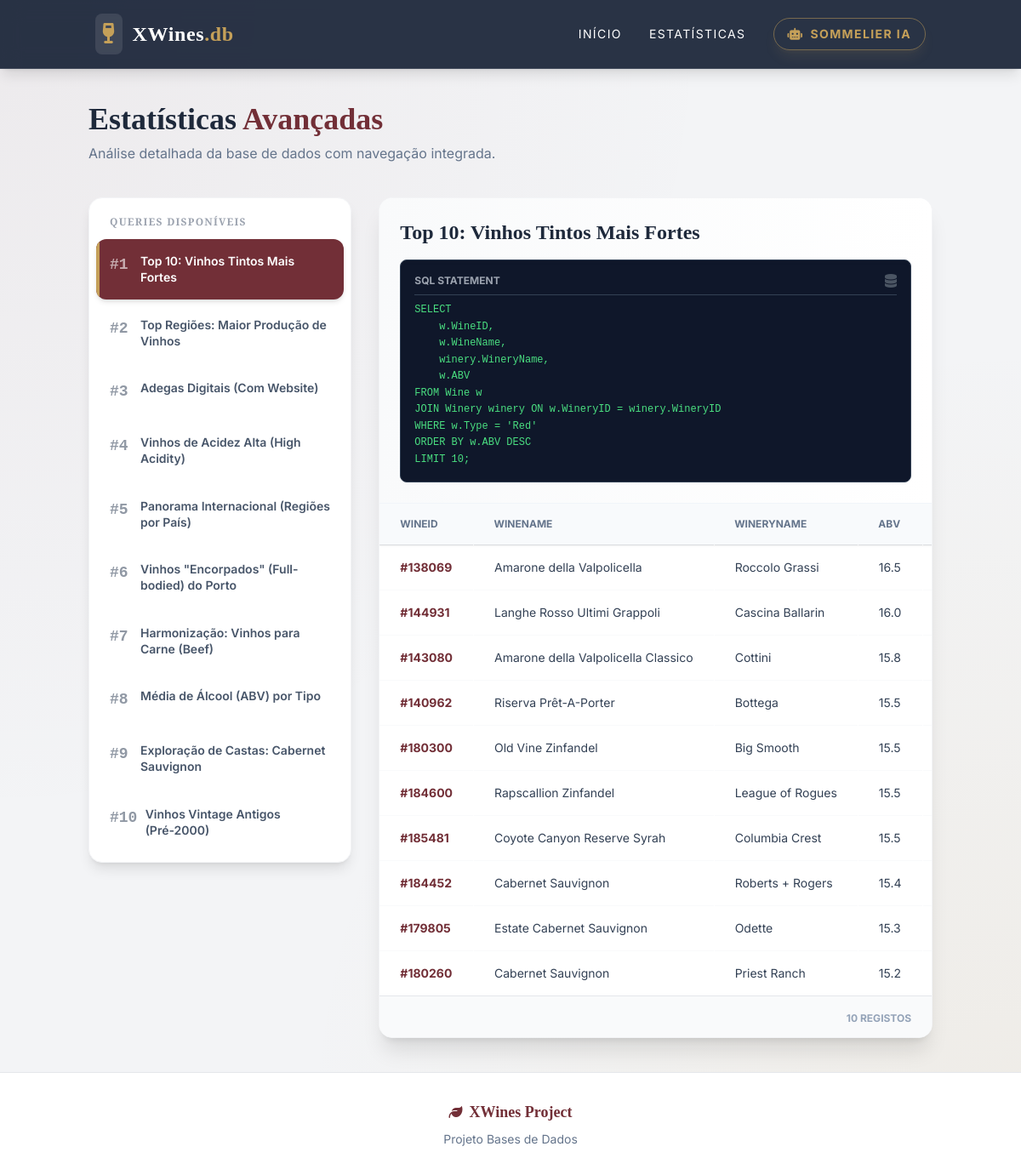
Screenshot of /queries/1 with the database file from the repository.
### tables this page shows
CREATE TABLE Wine (
        WineID INTEGER PRIMARY KEY,
        WineName TEXT,
        Type TEXT,
        Elaborate TEXT,
        Body TEXT,
        Acidity TEXT,
        ABV REAL,
        WineryID INTEGER,
        RegionID INTEGER,
        FOREIGN KEY (WineryID) REFERENCES Winery(WineryID),
        FOREIGN KEY (RegionID) REFERENCES Region(RegionID)
    );

CREATE TABLE Winery (
        WineryID INTEGER PRIMARY KEY,
        WineryName TEXT,
        Website TEXT
    );

### app.py (the view)
@app.route('/queries/')
@app.route('/queries/<query_id>')
def queries(query_id=None):
    results = None
    active_query = None
    if query_id and query_id in QUERIES:
        db = get_db()
        cur = db.execute(QUERIES[query_id]['sql'])
        results = cur.fetchall()
        active_query = QUERIES[query_id]
    return render_template('queries.html', queries=QUERIES, active_id=query_id, active_query=active_query, results=results)

### db.py (called while the page is built)
def get_db():
    db = getattr(g, '_database', None)
    if db is None:
        if not os.path.exists(DATABASE):
            alt_path = os.path.join('app', DATABASE)
            if os.path.exists(alt_path):
                db_path = alt_path
            else:
                db_path = DATABASE
        else:
            db_path = DATABASE
        db = g._database = sqlite3.connect(db_path)
        db.row_factory = sqlite3.Row
    return db

def close_connection(exception):
    db = getattr(g, '_database', None)
    if db is not None:
        db.close()

### templates/queries.html (shortened to what this page needs)
{% extends 'base.html' %}
{% block content %}
<div class="max-w-7xl mx-auto">
    <div class="mb-10 text-center md:text-left flex flex-col md:flex-row justify-between items-center gap-4">
        <div>
            <h1 class="text-4xl font-bold text-slate-800 font-serif mb-2">Estatísticas <span class="text-wine">Avançadas</span></h1>
            <p class="text-slate-500">Análise detalhada da base de dados com navegação integrada.</p>
        </div>
    </div>
    <div class="grid grid-cols-1 lg:grid-cols-12 gap-8 items-start">
        <div class="lg:col-span-4 space-y-2 sticky top-28">
            <div class="bg-white rounded-2xl shadow-lg border border-gray-100 p-2">
                <h3 class="px-4 py-3 text-xs font-bold text-gray-400 uppercase tracking-widest">Queries Disponíveis</h3>
                {% for q_id, q_info in queries.items() %}
                <a href="/queries/{{ q_id }}"
                   class="block p-4 rounded-xl transition duration-200 mb-1 group relative overflow-hidden {{ 'bg-wine text-white shadow-md' if active_id == q_id else 'hover:bg-slate-50 text-slate-600' }}">
                    {% if active_id == q_id %}
                        <div class="absolute left-0 top-0 bottom-0 w-1 bg-gold"></div>
                    {% endif %}
                    <div class="flex items-start gap-3 relative z-10">
                        <span class="font-mono font-bold text-lg opacity-60 min-w-[24px]">#{{ q_id }}</span>
                        <span class="font-semibold leading-snug text-sm">{{ q_info.title }}</span>
                    </div>
                </a>
                {% endfor %}
            </div>
        </div>
        <div class="lg:col-span-8 min-h-[500px]">
            {% if active_query %}
                <div class="bg-white rounded-2xl shadow-xl border border-gray-100 overflow-hidden animate-fade-in">
                    <div class="p-6 border-b border-slate-100 bg-gradient-to-r from-gray-50 to-white">
                        <h2 class="text-2xl font-serif font-bold text-slate-800 mb-4">{{ active_query.title }}</h2>
                        <div class="bg-slate-900 rounded-lg p-4 shadow-inner overflow-x-auto border border-slate-700">
                            <div class="flex justify-between items-center mb-2 border-b border-slate-700 pb-2">
                                <span class="text-xs font-bold text-gray-400 uppercase">SQL Statement</span>
                                <i class="fas fa-database text-gray-600"></i>
                            </div>
                            <pre class="text-green-400 font-mono text-xs leading-relaxed whitespace-pre-wrap">{{ active_query.sql }}</pre>
                        </div>
                    </div>
                    {% if results %}
                    <div class="overflow-x-auto">
                        <table class="w-full text-sm text-left border-collapse">
                            <thead class="bg-slate-50 text-slate-500 font-bold border-b border-gray-200 uppercase text-xs sticky top-0 shadow-sm">
                                <tr>
                                    {% for key in results[0].keys() %}
                                    <th class="px-6 py-4 whitespace-nowrap bg-slate-50">{{ key }}</th>
                                    {% endfor %}
                                    <th class="px-6 py-4 bg-slate-50 w-10"></th>
                                </tr>
                            </thead>
                            <tbody class="divide-y divide-gray-50">
                                {% for row in results %}
                                    {% set row_link = None %}
                                    {% if 'WineID' in row.keys() %}
                                        {% set row_link = '/Wine/' ~ row['WineID'] ~ '/' %}
                                    {% elif 'WineryID' in row.keys() %}
                                        {% set row_link = '/Winery/' ~ row['WineryID'] ~ '/' %}
                                    {% elif 'RegionID' in row.keys() %}
                                        {% set row_link = '/Region/' ~ row['RegionID'] ~ '/' %}
                                    {% elif 'Code' in row.keys() %}
                                        {% set row_link = '/Countries/' ~ row['Code'] ~ '/' %}
                                    {% endif %}
                                <tr class="transition-colors group {{ 'hover:bg-pink-50 cursor-pointer' if row_link else 'hover:bg-slate-50' }}"
                                    {% if row_link %}onclick="window.location='{{ row_link }}'"{% endif %}>
                                    {% for key in row.keys() %}
                                    <td class="px-6 py-4 text-slate-700 whitespace-nowrap border-r border-transparent group-hover:border-gray-100 last:border-0">
                                        {% if key in ['WineID', 'WineryID', 'RegionID', 'Code'] %}
                                            <span class="font-bold text-wine">#{{ row[key] }}</span>
                                        {% else %}
                                            {{ row[key] }}
                                        {% endif %}
                                    </td>
                                    {% endfor %}
                                </tr>
                                {% endfor %}
                            </tbody>
                        </table>
                    </div>
                    <div class="bg-gray-50 px-6 py-3 border-t border-gray-200 text-right">
                        <span class="text-xs font-bold text-slate-400 uppercase">{{ results|length }} Registos</span>
                    </div>
                    {% else %}
                        <div class="p-16 text-center text-slate-400 flex flex-col items-center justify-center">
                            <i class="fas fa-search text-3xl text-gray-300 mb-4"></i>
                            <h3 class="text-lg font-medium text-slate-600">Sem resultados</h3>
                        </div>
                    {% endif %}
                </div>
            {% endif %}
        </div>
    </div>
</div>
{% endblock %}

### templates/base.html (shortened to what this page needs)
<!DOCTYPE html>
<html lang="pt">
<head>
    <script src="https://cdn.tailwindcss.com"></script>
    <link href="https://cdnjs.cloudflare.com/ajax/libs/font-awesome/6.4.0/css/all.min.css" rel="stylesheet">
    <link rel="stylesheet" href="{{ url_for('static', filename='style.css') }}">
</head>
<body class="flex flex-col min-h-screen">
    <nav class="glass-dark text-white fixed w-full top-0 z-50 shadow-lg transition-all duration-300">
        <div class="container mx-auto px-6 py-4">
            <div class="flex justify-between items-center">
                <a href="/" class="text-2xl font-serif font-bold tracking-wide flex items-center gap-3 group">
                    <span class="bg-white/10 p-2 rounded-lg group-hover:bg-wine transition-colors">
                        <i class="fas fa-wine-glass text-gold"></i>
                    </span>
                    <span>XWines<span class="text-gold">.db</span></span>
                </a>
                <div class="hidden md:flex items-center space-x-8">
                    <a href="/" class="text-sm uppercase tracking-widest hover:text-gold transition relative group">
                        Início
                    </a>
                    <a href="/queries" class="text-sm uppercase tracking-widest hover:text-gold transition relative group">
                        Estatísticas
                    </a>
                    <a href="/ai-sommelier" class="text-sm uppercase tracking-widest text-gold font-bold border border-gold/50 px-4 py-2 rounded-full hover:bg-gold hover:text-slate-900 transition shadow-lg shadow-gold/10 flex items-center gap-2">
                        <i class="fas fa-robot"></i> Sommelier IA
                    </a>
                </div>
            </div>
        </div>
    </nav>
    <div class="h-20"></div>
    <main class="flex-grow container mx-auto px-4 py-10 animate-fade-in">
        {% block content %}{% endblock %}
    </main>
    <footer class="bg-white border-t border-gray-200 py-8 mt-auto">
        <div class="container mx-auto px-6 text-center">
            <div class="flex justify-center items-center gap-2 mb-2 text-wine">
                <i class="fas fa-leaf"></i>
                <span class="font-serif font-bold text-lg">XWines Project</span>
            </div>
            <p class="text-sm text-slate-500">Projeto Bases de Dados</p>
        </div>
    </footer>
</body>
</html>

### static/style.css (style rules this page uses)
:root { --color-wine: #722F37; --color-wine-dark: #4a1a21; --color-gold: #c5a059; }
body { font-family: 'Inter', sans-serif; background-color: #f3f4f6; background-image: radial-gradient(at 0% 0%, rgba(114, 47, 55, 0.05) 0px, transparent 50%), radial-gradient(at 100% 100%, rgba(197, 160, 89, 0.1) 0px, transparent 50%); background-attachment: fixed; color: #1f2937; }
h1, h2, h3, .font-serif { font-family: 'Playfair Display', serif; }
.glass-dark { background: rgba(30, 41, 59, 0.95); backdrop-filter: blur(12px); border-bottom: 1px solid rgba(255, 255, 255, 0.1); }
.animate-fade-in { animation: fadeInUp 0.5s ease-out forwards; }

### rows the page displays
Wine: WineID "138069", WineName "Amarone della Valpolicella" "Roccolo Grassi" "16.5"
Wine: WineID "144931", WineName "Langhe Rosso Ultimi Grappoli" "Cascina Ballarin" "16.0"
Wine: WineID "143080", WineName "Amarone della Valpolicella Classico" "Cottini" "15.8"
Wine: WineID "140962", WineName "Riserva Prêt-A-Porter" "Bottega" "15.5"
Wine: WineID "180300", WineName "Old Vine Zinfandel" "Big Smooth" "15.5"
Wine: WineID "184600", WineName "Rapscallion Zinfandel" "League of Rogues" "15.5"
Wine: WineID "185481", WineName "Coyote Canyon Reserve Syrah" "Columbia Crest" "15.5"
Wine: WineID "184452", WineName "Cabernet Sauvignon" "Roberts + Rogers" "15.4"
Wine: WineID "179805", WineName "Estate Cabernet Sauvignon" "Odette" "15.3"
Wine: WineID "180260", WineName "Cabernet Sauvignon" "Priest Ranch" "15.2"

### other values shown
{{ q_id }} "1" "2" "3" "4" "5" "6" "7" "8" "9" "10"
{{ q_info.title }} "Top 10: Vinhos Tintos Mais Fortes" "Top Regiões: Maior Produção de Vinhos" "Adegas Digitais (Com Website)" "Vinhos de Acidez Alta (High Acidity)" "Panorama Internacional (Regiões por País)" "Vinhos \"Encorpados\" (Full-bodied) do Porto" "Harmonização: Vinhos para Carne (Beef)" "Média de Álcool (ABV) por Tipo" "Exploração de Castas: Cabernet Sauvignon" "Vinhos Vintage Antigos (Pré-2000)"
{{ active_query.title }} "Top 10: Vinhos Tintos Mais Fortes"
{{ active_query.sql }} "SELECT w.WineID, w.WineName, winery.WineryName, w.ABV FROM Wine w JOIN Winery winery ON w.WineryID = winery.WineryID WHERE w.Type = 'Red' ORDER BY w.ABV DESC LIMIT 10;"
{{ key }} "WINEID" "WINENAME" "WINERYNAME" "ABV"
{{ results|length }} "10"
